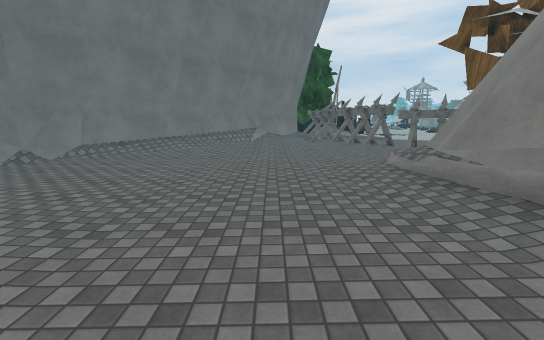
View 1 (above)

16 first-person views from a walk through a scene from a Unity 3-D project. The camera is 1.5 m above the floor, tilts 10° down and sees 90° across. The floor is counted in squares, 1 m on a side. Each view is taken from the middle of a square. On the plan, view 1 faces up. The plan holds only what a view shows up to about 14 squares ahead; the rest is blank. The place goes on beyond the plan. Some surface patterns are stand-ins.

View 2
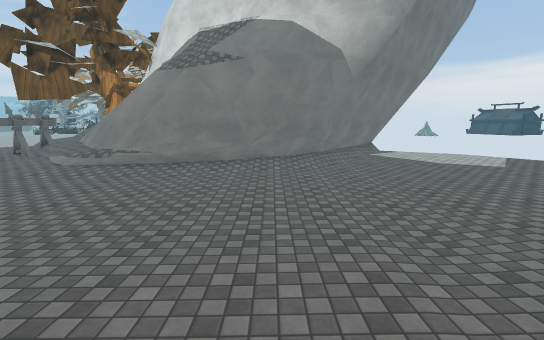

View 3
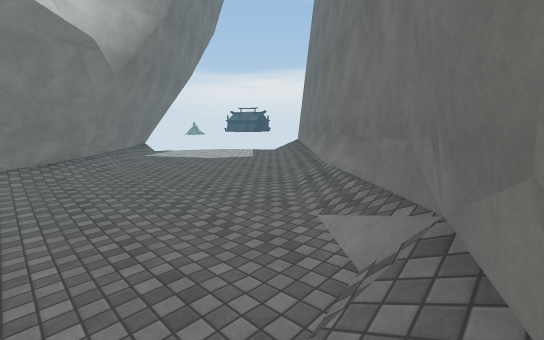

View 4
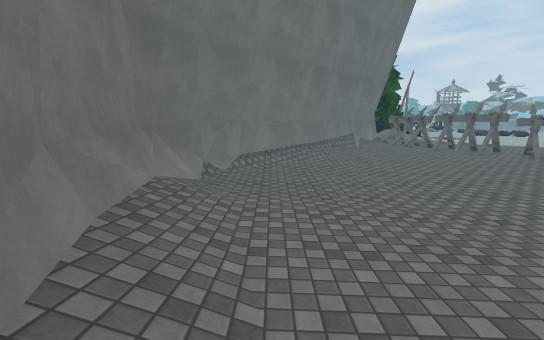

View 5
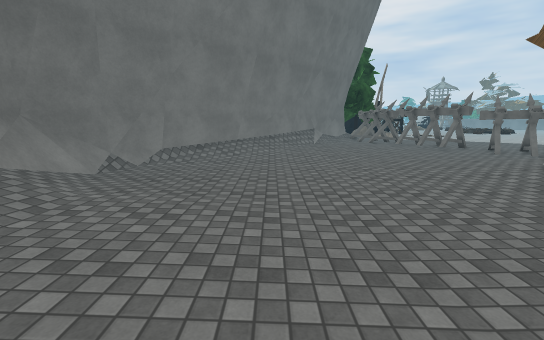

View 6
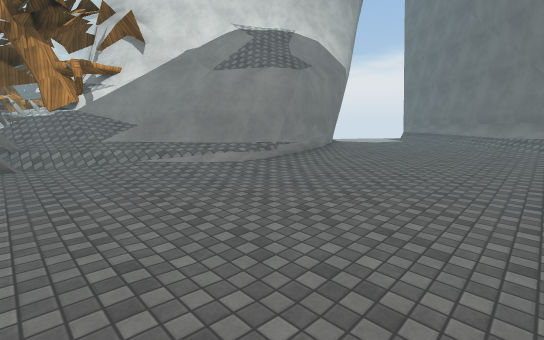

View 7
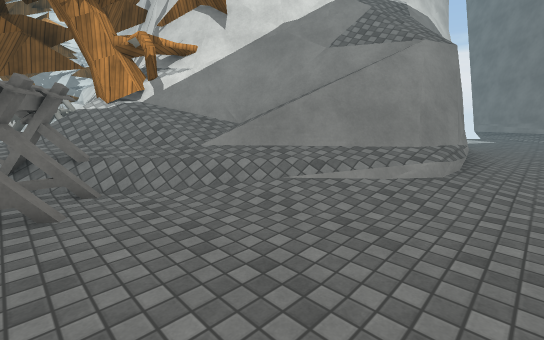

View 8
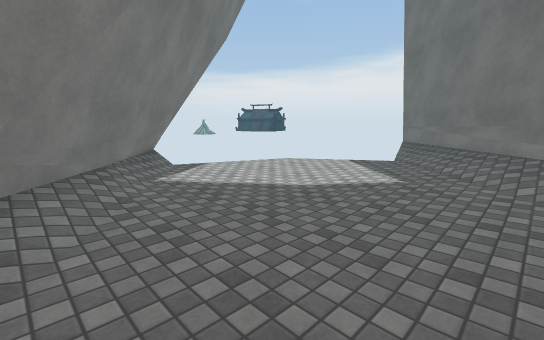

View 9
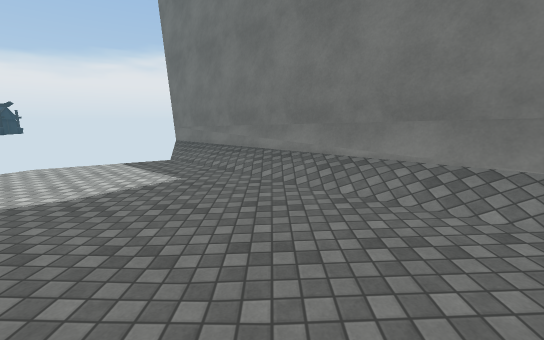

View 10
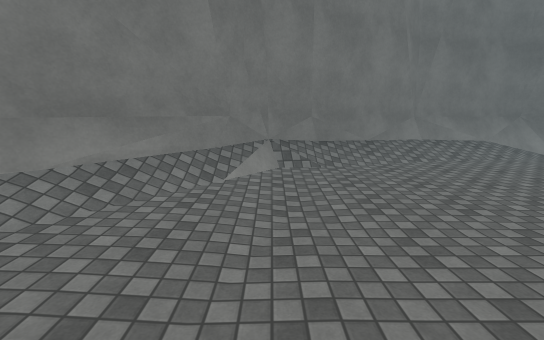

View 11
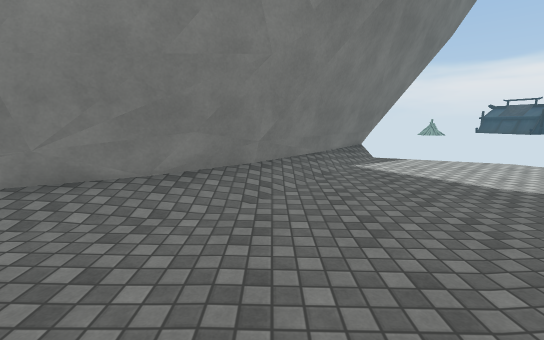

View 12
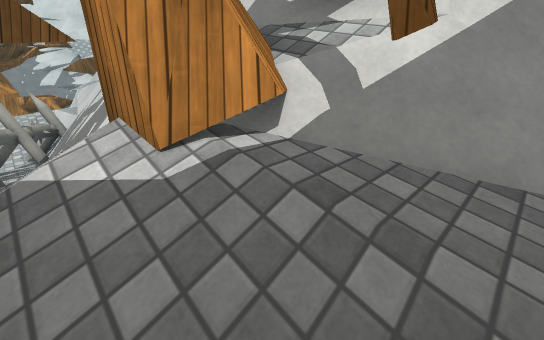

View 13
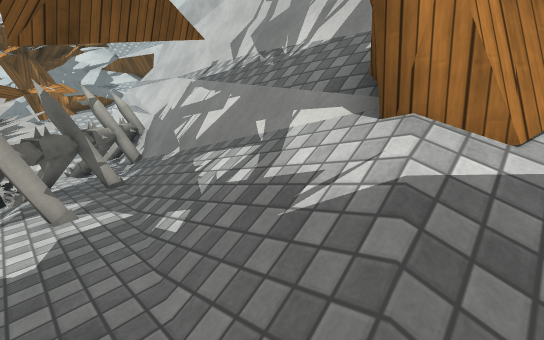

View 14
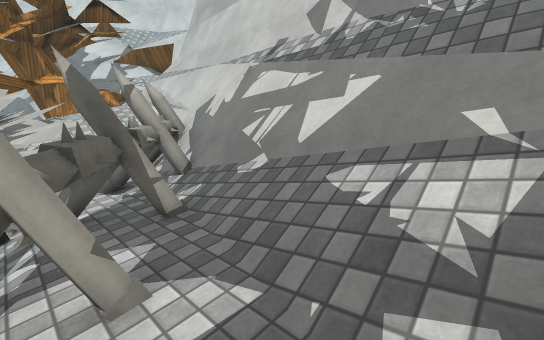

View 15
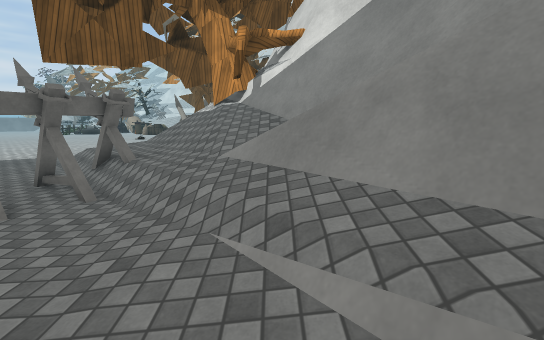

View 16
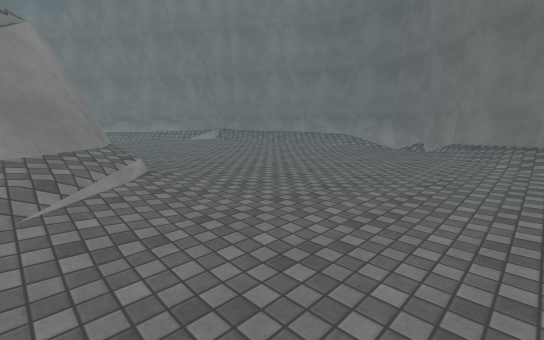

### Floor plan
Key: @ floor where view 1 was taken; # wall or solid block; x gap in a wall; . main floor; : floor 0.25 m higher than the main floor; + floor 0.5 m higher than the main floor; * floor 0.75 m higher than the main floor; % floor 1.25 m higher than the main floor; & floor 2.75 m higher than the main floor; / step, stairs or slope; = window, fence, low wall or low ledge; O other object.
Columns run from 10 left of view 1 to 30 right of it. Each row starts with its distance up from view 1.
 15     ##/::.........OO##** *** OO  O OOOO
 14    ##/:............OO#//////**OO**+OOO #/
 13   ##/.............////////////OOOO*%    x
 12  ##..............//////##=####==OOO
 11 ##.............://////##############==&
 10 #.............://==//###           ####==
  9 #............::#==//###              ####
  8 #/...........:#=##/###
  7 #/...........:=##=##
  6 #//..........:##
  5 #//:.........:#
  4 #=/:.........:#
  3 ##/:.........:#
  2  #//:.........##
  1  ##/:.........##
  0   #/::....@...:#
 -1   ##/:.........##
 -2    #/:........./##
 -3    ##/..........###
 -4     ##::.........###
 -5      ##/:........./##
 -6      ###/:..........##
 -7       ###/:..........#
 -8         ##/:.........
 -9         ##//:........
-10          ##//:......
-11           ##//:.....
-12            ##//....
-13             ##//
-14              ##/
-15               ##=

Positions as (right, up) in squares from view 1, and headings:
1: (0, 0), facing up
2: (-7, 0), facing right
3: (-7, 0), facing down-right
4: (-7, 0), facing up
5: (-4, 1), facing up
6: (-4, 14), facing down-right
7: (2, 15), facing down-right
8: (2, -3), facing down-right
9: (2, -3), facing down
10: (2, -3), facing left
11: (0, -3), facing right
12: (11, 13), facing down-right
13: (13, 15), facing down-right
14: (16, 15), facing down-right
15: (3, 10), facing right
16: (6, 15), facing down-left
